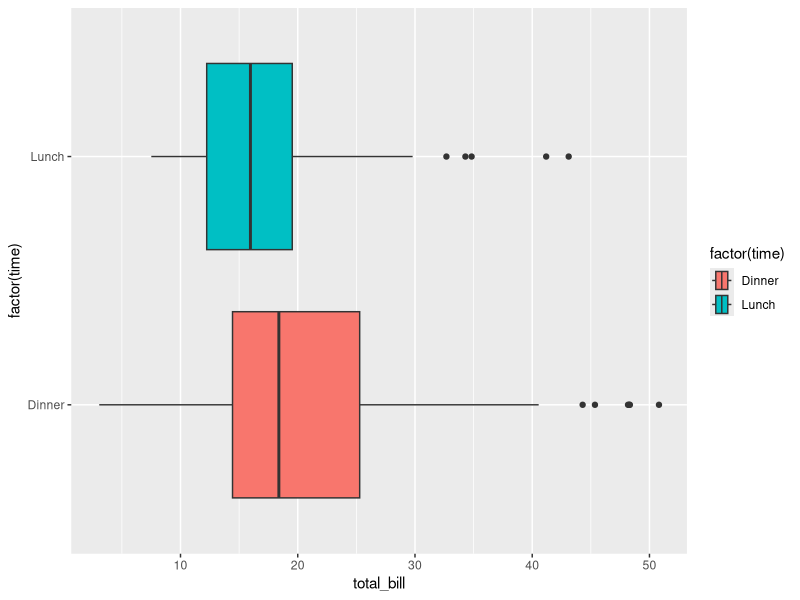

Recreate this plot in R.
library(ggplot2)
library(reshape2)

ggplot(tips, aes(x=total_bill, y=factor(time), fill=factor(time))) +
  geom_boxplot()
